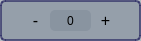
        <widget class="QWidget" name="widget_4" native="true">
         <property name="geometry">
          <rect>
           <x>400</x>
           <y>1560</y>
           <width>141</width>
           <height>41</height>
          </rect>
         </property>
         <property name="styleSheet">
          <string notr="true">QWidget {
    background-color: rgba(127, 140, 153, 150); /* Màu xám xanh với độ trong suốt */
    border-radius: 5px;
    border: 2px solid rgba(46, 46, 100, 180); /* Viền xanh với độ trong suốt */
}

QPushButton {
    border: none;
    background: transparent;
    font-size: 16px;
    color: black;
    padding: 5px;
}
</string>
         </property>
         <widget class="QPushButton" name="pushButton_8">
          <property name="geometry">
           <rect>
            <x>10</x>
            <y>10</y>
            <width>51</width>
            <height>21</height>
           </rect>
          </property>
          <property name="text">
           <string>-</string>
          </property>
         </widget>
         <widget class="QPushButton" name="pushButton_9">
          <property name="geometry">
           <rect>
            <x>80</x>
            <y>10</y>
            <width>51</width>
            <height>20</height>
           </rect>
          </property>
          <property name="text">
           <string>+</string>
          </property>
         </widget>
         <widget class="QLabel" name="labelSprite">
          <property name="geometry">
           <rect>
            <x>50</x>
            <y>10</y>
            <width>41</width>
            <height>21</height>
           </rect>
          </property>
          <property name="styleSheet">
           <string notr="true">QWidget {
    background-color: rgba(127, 140, 153, 150); /* Màu xám xanh với độ trong suốt */
    border-radius: 5px;
    border: 2px solid rgba(46, 46, 100, 180); /* Viền xanh với độ trong suốt */border:none
}
</string>
          </property>
          <property name="text">
           <string>0</string>
          </property>
          <property name="alignment">
           <set>Qt::AlignCenter</set>
          </property>
         </widget>
        </widget>
